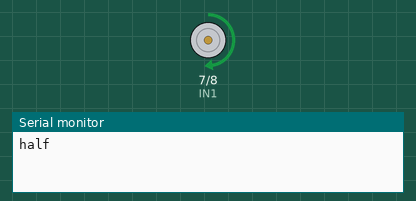
Bench run of a sketch on a simulated Arduino Uno, built with avr-gcc and run on an emulated ATmega328P. Shown: motor-driver pin pairs drawn as motors (green arrow = first pin HIGH = forward, orange = second pin HIGH = backward, longer = more drive, scaled by the enable pin), the last lines printed to the serial monitor.

Above: at 0.1 s.
At 1.1 s:
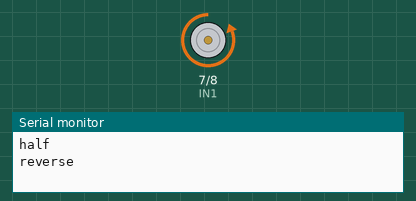
Timing chart, 0 to 2.6 s (numbered marks = the images above):
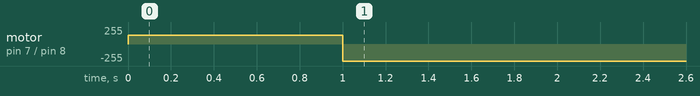

The sketch:

dev_l298n.ino
```cpp
// DC motor on L298N channel A: half speed forward, then full speed reverse.
const int ENA = 9, IN1 = 7, IN2 = 8;
void setup() {
  pinMode(IN1, OUTPUT);
  pinMode(IN2, OUTPUT);
  Serial.begin(115200);
  digitalWrite(IN1, HIGH);
  digitalWrite(IN2, LOW);
  analogWrite(ENA, 128);
  Serial.println("half");
  delay(1000);
  digitalWrite(IN1, LOW);
  digitalWrite(IN2, HIGH);
  analogWrite(ENA, 255);
  Serial.println("reverse");
}
void loop() {}
```
